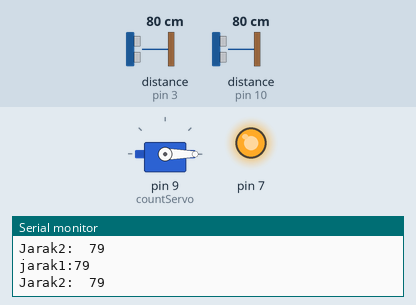
Recording of a sketch running on a simulated Arduino Uno, built with avr-gcc and run on an emulated ATmega328P. On the bench: servo, output pins drawn as LEDs (lit = HIGH), the last lines printed to the serial monitor. Wiring (inferred from the names in the program): 2 × ultrasonic range finder: trigger pin 5, echo pin 3 / trigger pin 11, echo pin 10. Inputs (shaded band) come from the test bench; at power-on: distance to the obstacle (sensors on pin 3, pin 10) 80 cm. The echo pulse lasts 58.3 µs per cm; pins used as bus, display or sensor lines are not drawn.

Above: at 1.2 s.
1.3 s: distance to the obstacle (sensor on pin 3) set to 12 cm
2.8 s: distance to the obstacle (sensor on pin 3) set to 9 cm
At 3.5 s:
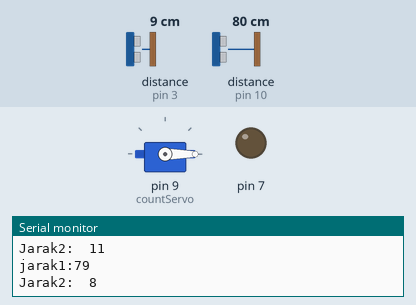
4.3 s: distance to the obstacle (sensor on pin 3) set to 18 cm
At 6.8 s:
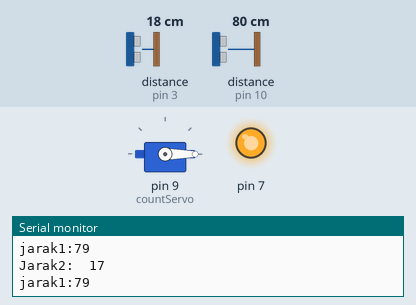
7.1 s: distance to the obstacle (sensor on pin 10) set to 12 cm
10.1 s: distance to the obstacle (sensor on pin 10) set to 9 cm
At 10.5 s:
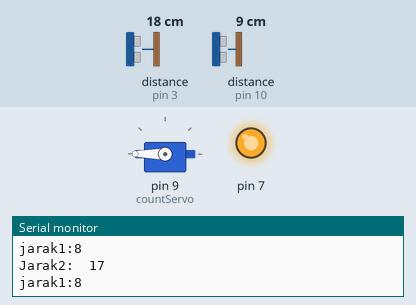
11.6 s: distance to the obstacle (sensor on pin 10) set to 18 cm
At 12.2 s:
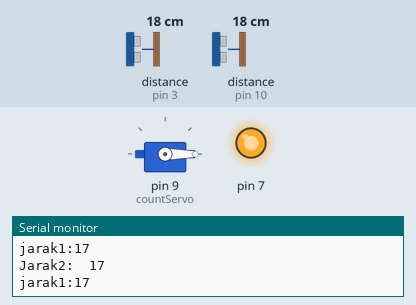
Timing chart, 0 to 14.1 s (numbered marks = the images above; inputs shaded):
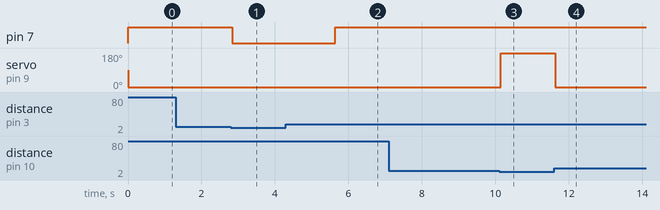

The sketch:

sketch_july22a.ino
```cpp
#include <Servo.h>

//Soap
#define trigPin1 11
#define echoPin1 10

//Water
#define trigPin2 5
#define echoPin2 3

// Soap
long duration1;
int distance1;
int threshold1 = 10;

// Water
long duration2;
int distance2;
int threshold2 = 10;

Servo countServo;

void setup() {
  // put your setup code here, to run once:
  pinMode(trigPin1, OUTPUT);
  pinMode(echoPin1, INPUT);
  pinMode(trigPin2, OUTPUT);
  pinMode(echoPin2, INPUT);
  pinMode(7, OUTPUT);
  countServo.attach(9);
  Serial.begin(9600);
}

void loop() {
  digitalWrite(trigPin1, LOW);
  delayMicroseconds(2);
  digitalWrite(trigPin1, HIGH);
  delayMicroseconds(10);
  digitalWrite(trigPin1, LOW);
  duration1 = pulseIn(echoPin1, HIGH);
  distance1 = (duration1 / 2) * 0.0343;

  digitalWrite(trigPin2, LOW);
  delayMicroseconds(2);
  digitalWrite(trigPin2, HIGH);
  delayMicroseconds(10);
  digitalWrite(trigPin2, LOW);
  duration2 = pulseIn(echoPin2, HIGH);
  distance2 = (duration2 / 2) * 0.0343;

  Serial.print("jarak1:");
  Serial.println(distance1);
  Serial.print("Jarak2:  ");
  Serial.println(distance2);

  //soap
  if (distance1 < threshold1) {
    countServo.write(180);
  }
  if (distance1 > threshold1) {
    countServo.write(0);
  }

  //water
  if (distance2 < threshold2) {
    countServo.write(0);
    digitalWrite(7, LOW);
    delay(2800);
  }
  if (distance2 > threshold2) {
    countServo.write(0);
    if (distance1 < threshold1) {
      countServo.write(180);
    }
    digitalWrite(7, HIGH);
  }
}
```

Measured:
- the behaviour switches between 11 and 10 cm on distance to the obstacle (sensor on pin 3) (found by bisection; images 0 and 1)
- the behaviour switches between 11 and 10 cm on distance to the obstacle (sensor on pin 10) (found by bisection; images 2 and 3)
- after the input at 2.8 s, pin 7: HIGH → LOW at once
- after the input at 4.3 s, pin 7: LOW → HIGH after 1.3 s
- after the input at 10.1 s, servo on pin 9 (countServo): 0° → 180° at once
- after the input at 11.6 s, servo on pin 9 (countServo): 180° → 0° at once
